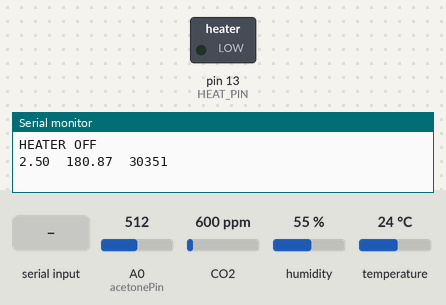
Bench run of a sketch on a simulated Arduino Uno, built with avr-gcc and run on an emulated ATmega328P. On the bench: switched loads named in the sketch (green lamp = pin HIGH), the last lines printed to the serial monitor. The inputs (shaded band) are chosen by the test bench; at power-on: A0 (acetonePin) = 512, CO2 600 ppm, humidity 55 %, temperature 24 °C.

Above: at 1.2 s.
1.3 s: "HEAT" received over the second serial link
At 1.7 s:
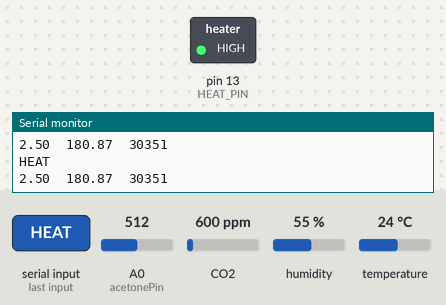
2.8 s: "COOL" received over the second serial link
At 4.3 s:
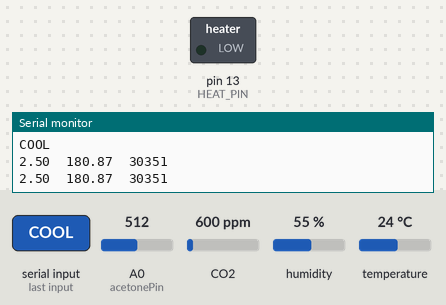
Timing chart, 0 to 5.8 s (numbered marks = the images above; inputs shaded):
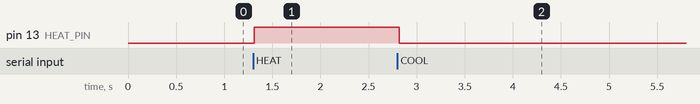

The sketch:

data_transfer_test_v2.ino
```cpp
/*
    Author: Alexander Cavalli
    Date: August 2019

    This code currently reads sensor data then publishes the data via a BLuetoothLE module
    as ASCII characters in the format Name:value:time.
    The data needs too be unsigned integers to work properly so we send the time in
    deciseconds to get more accuracy and any decimal values can either by multiplied by a
    factor of 10/100 or rounded.

    WARNING! The pins on the bluetooth module are 3.3v tolerant so the TX pin of the
    arduino should be passed through a volatage divider or logic level shifter(overkill)
    before going to the bluetooth modules RX pin.
             (5V)          x ohms           BluetoothRX(3.3V)           2x ohms
          ArduinoTX_______/\/\/\/\___________________|_________________/\/\/\/\________GND

    Obviously the higher the resistances, the more accurate the output voltage will be
*/
#include <Wire.h>  //I2C library
#include <SoftwareSerial.h> //Standard library to create a serial port on any two pins
#include <SparkFun_SCD30_Arduino_Library.h> //Sparkfun library to read SDC30

#define acetonePin A0

SoftwareSerial BTSerial(11, 12); //RX|TX for serial port to the bluetooth module
SCD30 airSensor;

unsigned long acetoneRead;
const unsigned long heaterTimeOut = 5*60*1000;
unsigned long lastMessage;

const float Iset = 180.87;//microAmps
const float Rsafe = 25380.0;//Ohms
char* response;

String received = ""; //holds the value of any returned data from the bluetooth module

const int HEAT_PIN = 13; //The on board LED pin
bool heating = false;

/* return absolute humidity [mg/m^3] with approximation formula
  @param temperature [°C]
  @param humidity [%RH]
*/

void(* reset) (void) = 0;//declare reset function at address 0

void setup() {
  //Start Serial ports
  Serial.begin(115200);
  BTSerial.begin(115200);
  Wire.begin();

  //initialise and connect to the gas sensor
  //initialise the Heater and set to off
  Serial.println("HEATER OFF");
  pinMode(HEAT_PIN, OUTPUT);
  digitalWrite(HEAT_PIN, LOW);

  airSensor.begin();

  //Let phone know that the device has re/started
  String title = "STARTED";
  char tmp[title.length() + 1];
  title.toCharArray(tmp, title.length() + 1);
  BTSerial.write(tmp);

  title = "RECEIVED";
  char r[title.length() + 1];
  title.toCharArray(r, title.length() + 1);
  response = *r;
}


void loop() {
  //recieve data if there is anything in the buffer
  if (receivedData()) {
    if (received == "HEAT") { //currently toggles the LED and enables Heating Regulator
      heating = true;
      digitalWrite(HEAT_PIN, HIGH);
      sendResponse();
    } else if (received == "COOL") { //currently toggles the LED and enables Heating Regulator
      heating = false;
      digitalWrite(HEAT_PIN, LOW);
      sendResponse();
    } else if (received == "RESET"){
      reset();
    } else{
      BTSerial.flush();
    }
    lastMessage = millis();
  }

  if(heating && (millis()-lastMessage>heaterTimeOut)){
    heating = false;
    digitalWrite(HEAT_PIN, LOW);
  }

  if (airSensor.dataAvailable()){
    sendData("Humi", uint16_t(airSensor.getHumidity()+0.5));
    delay(10);
    sendData("Temp", uint16_t(airSensor.getTemperature()+0.5));
    delay(10);
    sendData("CO2", airSensor.getCO2());
    delay(10);
  }

  if(millis()-acetoneRead>700){
    float V = analogRead(acetonePin)*5.0/1024.0;
    uint16_t res = ((V*Rsafe)/((Iset*Rsafe)/1000000.0-V));
    Serial.print(V);
    Serial.print("\t");
    Serial.print(Iset);
    Serial.print("\t");
    Serial.println(res);
    sendData("Acet", res);
    acetoneRead = millis();
    delay(10);
  }


}


/**
 * writes the data to the bluetooth module in the format given above.
 * @Param title - The title/label for the data so the receiver knows what's being sent
 * @Param data  - The value to be associated with the title
 */
void sendData(String title, uint16_t data) {
  title += ":";
  title += data;
  title += ":";
  title += (unsigned long)(millis() / 100);
  char tmp[title.length() + 1];
  title.toCharArray(tmp, title.length() + 1);
  BTSerial.write(tmp);
}

void sendResponse(){
  BTSerial.write(&response);
}


/**
 * Reads in any data stored in the buffer and saves the ASCII interpretation to the
 * received variable
 *
 * @returns  true if there was data to read, false otherwise.
 */
bool receivedData() {
  if (BTSerial.available()) {
    received = "";
    while (BTSerial.available()) {
      received.concat(char(BTSerial.read()));
    }
    Serial.println(received);
    return true;
  }
  return false;
}
```

Measured:
- after the input at 1.3 s, pin 13 (HEAT_PIN): LOW → HIGH at once
- after the input at 2.8 s, pin 13 (HEAT_PIN): HIGH → LOW at once
